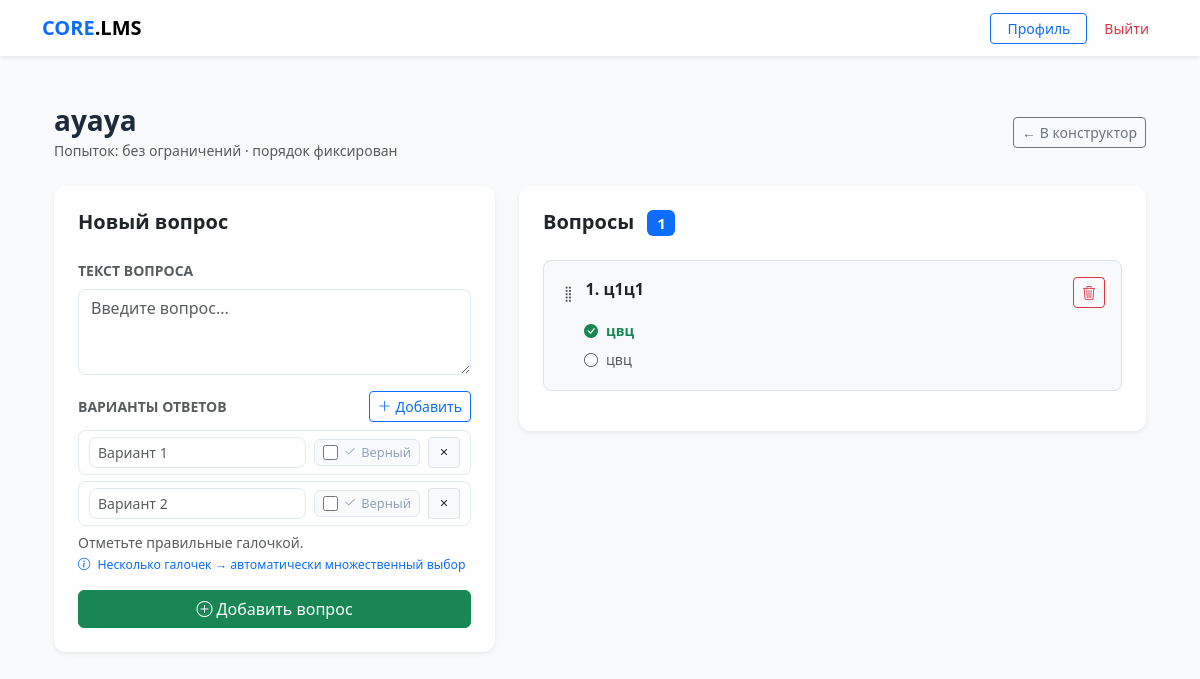
The page /quiz/7/questions/ (signed in) on the database its author committed.
### core/models.py (models this page shows, shortened)
class Quiz(models.Model):
    course = models.ForeignKey(Course, on_delete=models.CASCADE, related_name='quizzes')
    title = models.CharField(max_length=255)
    max_attempts = models.PositiveIntegerField(
        default=0,
        help_text='0 — неограниченное количество попыток'
    )
    shuffle_questions = models.BooleanField(
        default=False,
        help_text='Перемешивать вопросы случайно для каждого студента'
    )
    time_limit_minutes = models.PositiveIntegerField(
        null=True, blank=True,
        help_text='Ограничение по времени в минутах. Пусто — без ограничений.'
    )
    available_from = models.DateTimeField(null=True, blank=True,
        help_text='Дата открытия теста. Пусто — доступен сразу.')
    available_until = models.DateTimeField(null=True, blank=True,
        help_text='Дата закрытия теста. Пусто — бессрочно.')

class Question(models.Model):
    quiz = models.ForeignKey(Quiz, on_delete=models.CASCADE, related_name='questions')
    text = models.TextField()
    is_multiple = models.BooleanField(
        default=False,
        help_text='Несколько правильных ответов (checkbox вместо radio)'
    )
    order = models.PositiveIntegerField(default=0)
    class Meta:
        ordering = ['order', 'id']

class Choice(models.Model):
    question = models.ForeignKey(Question, on_delete=models.CASCADE, related_name='choices')
    text = models.CharField(max_length=255)
    is_correct = models.BooleanField(default=False)

### core/views.py (the view)
# urls.py: path('quiz/<int:quiz_id>/questions/', views.manage_questions, name='manage_questions'),
@login_required
@user_passes_test(is_teacher)
def manage_questions(request, quiz_id):
    quiz = get_object_or_404(Quiz, id=quiz_id, course__author=request.user)
    questions = quiz.questions.all().prefetch_related('choices')
    return render(request, 'core/manage_questions.html', {
        'quiz': quiz, 'questions': questions,
    })

### core/views.py (called while the page is built)
def is_teacher(user):
    return user.is_authenticated and user.role == 'teacher'

### core/templates/core/manage_questions.html (shortened to what this page needs)
{% extends "core/base.html" %}
{% block content %}
<div class="container py-4">
    <div class="d-flex justify-content-between align-items-center mb-4">
        <div>
            <h3 class="fw-bold mb-0">{{ quiz.title }}</h3>
            <small class="text-muted">
                Попыток: {% if quiz.max_attempts == 0 %}без ограничений{% else %}{{ quiz.max_attempts }}{% endif %} ·
                {% if quiz.shuffle_questions %}вопросы перемешиваются{% else %}порядок фиксирован{% endif %}
            </small>
        </div>
        <a href="{% url 'course_builder' quiz.course.id %}" class="btn btn-outline-secondary btn-sm">
            ← В конструктор
        </a>
    </div>
    <div class="row g-4">
        <div class="col-lg-5">
            <div class="card border-0 shadow-sm p-4 sticky-top" style="top:20px;">
                <h5 class="fw-bold mb-4">Новый вопрос</h5>
                <form action="{% url 'add_question' quiz.id %}" method="post" id="questionForm">
                    <div class="mb-3">
                        <label class="form-label small fw-bold text-muted">ТЕКСТ ВОПРОСА</label>
                        <textarea name="question_text" class="form-control" rows="3"
                                  placeholder="Введите вопрос..." required></textarea>
                    </div>
                    <div class="mb-3">
                        <div class="d-flex justify-content-between align-items-center mb-2">
                            <label class="form-label small fw-bold text-muted mb-0">ВАРИАНТЫ ОТВЕТОВ</label>
                            <button type="button" class="btn btn-sm btn-outline-primary" id="addChoiceBtn">
                                <i class="bi bi-plus-lg me-1"></i>Добавить
                            </button>
                        </div>
                        <div id="choicesContainer"></div>
                        <div class="form-text mt-1">
                            Отметьте правильные галочкой.<br>
                            <span class="text-primary small">
                                <i class="bi bi-info-circle me-1"></i>
                                Несколько галочек → автоматически множественный выбор
                            </span>
                        </div>
                    </div>
                    <button type="submit" class="btn btn-success w-100" id="submitBtn" disabled>
                        <i class="bi bi-plus-circle me-1"></i>Добавить вопрос
                    </button>
                </form>
            </div>
        </div>
        <div class="col-lg-7">
            <div class="card border-0 shadow-sm p-4">
                <div class="d-flex justify-content-between align-items-center mb-4">
                    <h5 class="fw-bold mb-0">
                        Вопросы
                        <span class="badge bg-primary ms-2" id="questionsCountBadge">{{ questions.count }}</span>
                    </h5>
                </div>
                <div id="questionsList">
                {% for q in questions %}
                <div class="question-card mb-3 p-3 border rounded-3 bg-light"
                     data-question-id="{{ q.id }}" draggable="true">
                    <div class="d-flex justify-content-between align-items-start mb-2">
                        <div class="d-flex align-items-start gap-2 flex-grow-1">
                            <i class="bi bi-grip-vertical text-muted mt-1 drag-handle"
                               style="cursor:grab;font-size:1.1rem;flex-shrink:0;"></i>
                            <div>
                                <span class="fw-semibold">{{ forloop.counter }}. {{ q.text }}</span>
                            </div>
                        </div>
                        <form action="{% url 'delete_question' q.id %}" method="post"
                              onsubmit="return confirmDelete(event)" class="ms-2 flex-shrink-0">
                            <button type="submit" class="btn btn-sm btn-outline-danger">
                                <i class="bi bi-trash3"></i>
                            </button>
                        </form>
                    </div>
                    <ul class="list-unstyled mb-0 ms-4">
                        {% for choice in q.choices.all %}
                        <li class="small py-1 d-flex align-items-center gap-2">
                            {% if choice.is_correct %}
                                <i class="bi bi-check-circle-fill text-success"></i>
                                <span class="text-success fw-semibold">{{ choice.text }}</span>
                            {% else %}
                                <i class="bi bi-circle text-muted"></i>
                                <span class="text-muted">{{ choice.text }}</span>
                            {% endif %}
                        </li>
                        {% endfor %}
                    </ul>
                </div>
                {% empty %}
                <div class="text-center py-5 text-muted" id="emptyState">
                    <i class="bi bi-question-circle display-4 opacity-25 d-block mb-2"></i>
                    Вопросов пока нет. Добавьте первый слева.
                </div>
                {% endfor %}
                </div>
            </div>
        </div>
    </div>
</div>
{% endblock %}

### core/templates/core/base.html (style rules this page uses)
:root { --bg-body: #f8fafc; --bg-card: #ffffff; --border-color: #e2e8f0; --accent: #0d6efd; --text-main: #1e293b; }
body { background-color: var(--bg-body); color: var(--text-main); font-family: 'Segoe UI', system-ui, sans-serif; }
input, textarea, select, .form-control { background-color: #ffffff !important; color: #1e293b !important; border: 1px solid var(--border-color) !important; border-radius: 8px !important; }
.card { background-color: var(--bg-card); border: 0; border-radius: 12px; box-shadow: 0 1px 3px rgba(0,0,0,0.05); }

### core/templates/core/manage_questions.html (style rules this page uses)
.question-card { transition: box-shadow .15s, opacity .15s; }

### rows shown on the page
Quiz: title "ауауа"
Question: text "ц1ц1"
Choice: text "цвц"
Choice: text "цвц"

### other values the page prints
{{ questions.count }} "1"
